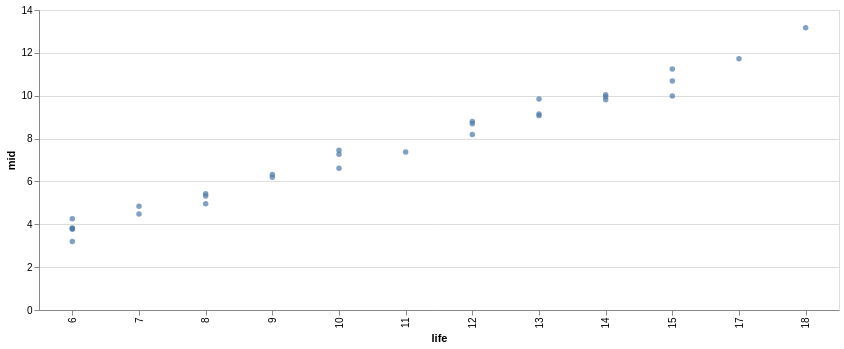

Notebook source saved alongside this figure:
### Code cell
brush = alt.selection_interval()
alt.Chart(X_test).mark_point(filled=True).encode(
    x='life:O',
    y='mid:Q'
).properties(
    width=800,
    height=300
)

### Figure 1 — Vega-Lite specification as saved in the notebook (floating-point values rounded to 4 significant figures)
{"config": {"view": {"continuousWidth": 300, "continuousHeight": 300}}, "data": {"name": "data-5a6ee4868e3022bc234c9ec1ce9e5e1f"}, "mark": {"type": "point", "filled": true}, "encoding": {"x": {"field": "life", "type": "ordinal"}, "y": {"field": "mid", "type": "quantitative"}}, "height": 300, "width": 800, "$schema": "https://vega.github.io/schema/vega-lite/v6.4.1.json", "datasets": {"data-5a6ee4868e3022bc234c9ec1ce9e5e1f": [{"life": 14, "Day-01": 103, "Day-02": 108, "Day-03": 105, "Day-04": 130, "Day-05": 130, "Day-06": 130, "Day-07": 104, "Day-08": 130, "Day-09": 120, "Day-10": 115, "Day-11": 130, "Day-12": 129, "Day-13": 102, "Day-14": 130, "Day-15": 122, "Day-16": 130, "Day-17": 120, "Day-18": 119, "Day-19": 110, "Day-20": 114, "total": 2278, "mid": 10.05}, {"life": 13, "Day-01": 87, "Day-02": 118, "Day-03": 89, "Day-04": 120, "Day-05": 92, "Day-06": 87, "Day-07": 88, "Day-08": 116, "Day-09": 120, "Day-10": 115, "Day-11": 93, "Day-12": 91, "Day-13": 87, "Day-14": 115, "Day-15": 108, "Day-16": 113, "Day-17": 95, "Day-18": 120, "Day-19": 116, "Day-20": 90, "total": 1973, "mid": 9.844}, {"life": 9, "Day-01": 130, "Day-02": 115, "Day-03": 113, "Day-04": 130, "Day-05": 121, "Day-06": 130, "Day-07": 130, "Day-08": 126, "Day-09": 121, "Day-10": 130, "Day-11": 117, "Day-12": 108, "Day-13": 130, "Day-14": 130, "Day-15": 114, "Day-16": 130, "Day-17": 130, "Day-18": 130, "Day-19": 130, "Day-20": 130, "total": 2365, "mid": 6.32}, {"life": 10, "Day-01": 86, "Day-02": 92, "Day-03": 100, "Day-04": 94, "Day-05": 103, "Day-06": 89, "Day-07": 80, "Day-08": 105, "Day-09": 92, "Day-10": 85, "Day-11": 95, "Day-12": 74, "Day-13": 95, "Day-14": 108, "Day-15": 105, "Day-16": 101, "Day-17": 73, "Day-18": 95, "Day-19": 80, "Day-20": 93, "total": 1759, "mid": 7.266}, {"life": 17, "Day-01": 93, "Day-02": 83, "Day-03": 73, "Day-04": 73, "Day-05": 93, "Day-06": 104, "Day-07": 108, "Day-08": 88, "Day-09": 92, "Day-10": 86, "Day-11": 90, "Day-12": 96, "Day-13": 104, "Day-14": 74, "Day-15": 94, "Day-16": 102, "Day-17": 93, "Day-18": 83, "Day-19": 77, "Day-20": 87, "total": 1700, "mid": 11.72}, {"life": 7, "Day-01": 102, "Day-02": 94, "Day-03": 126, "Day-04": 116, "Day-05": 110, "Day-06": 115, "Day-07": 92, "Day-08": 113, "Day-09": 110, "Day-10": 124, "Day-11": 107, "Day-12": 116, "Day-13": 121, "Day-14": 125, "Day-15": 119, "Day-16": 111, "Day-17": 128, "Day-18": 92, "Day-19": 121, "Day-20": 130, "total": 2170, "mid": 4.841}, {"life": 8, "Day-01": 80, "Day-02": 63, "Day-03": 73, "Day-04": 80, "Day-05": 66, "Day-06": 68, "Day-07": 78, "Day-08": 65, "Day-09": 80, "Day-10": 74, "Day-11": 77, "Day-12": 65, "Day-13": 73, "Day-14": 71, "Day-15": 71, "Day-16": 73, "Day-17": 80, "Day-18": 80, "Day-19": 80, "Day-20": 80, "total": 1397, "mid": 5.429}, {"life": 13, "Day-01": 95, "Day-02": 114, "Day-03": 105, "Day-04": 109, "Day-05": 81, "Day-06": 108, "Day-07": 115, "Day-08": 93, "Day-09": 79, "Day-10": 88, "Day-11": 110, "Day-12": 109, "Day-13": 104, "Day-14": 101, "Day-15": 115, "Day-16": 110, "Day-17": 87, "Day-18": 90, "Day-19": 93, "Day-20": 96, "total": 1907, "mid": 9.071}, {"life": 9, "Day-01": 104, "Day-02": 104, "Day-03": 106, "Day-04": 99, "Day-05": 101, "Day-06": 110, "Day-07": 97, "Day-08": 94, "Day-09": 98, "Day-10": 102, "Day-11": 110, "Day-12": 110, "Day-13": 100, "Day-14": 110, "Day-15": 90, "Day-16": 90, "Day-17": 94, "Day-18": 110, "Day-19": 110, "Day-20": 108, "total": 1943, "mid": 6.193}, {"life": 15, "Day-01": 128, "Day-02": 111, "Day-03": 121, "Day-04": 94, "Day-05": 125, "Day-06": 112, "Day-07": 93, "Day-08": 91, "Day-09": 114, "Day-10": 90, "Day-11": 112, "Day-12": 135, "Day-13": 130, "Day-14": 118, "Day-15": 114, "Day-16": 101, "Day-17": 93, "Day-18": 94, "Day-19": 106, "Day-20": 102, "total": 2056, "mid": 9.981}, {"life": 14, "Day-01": 108, "Day-02": 97, "Day-03": 120, "Day-04": 117, "Day-05": 116, "Day-06": 120, "Day-07": 120, "Day-08": 96, "Day-09": 110, "Day-10": 112, "Day-11": 113, "Day-12": 120, "Day-13": 101, "Day-14": 95, "Day-15": 97, "Day-16": 108, "Day-17": 104, "Day-18": 120, "Day-19": 116, "Day-20": 115, "total": 2097, "mid": 9.949}, {"life": 14, "Day-01": 100, "Day-02": 110, "Day-03": 86, "Day-04": 76, "Day-05": 107, "Day-06": 88, "Day-07": 110, "Day-08": 88, "Day-09": 85, "Day-10": 80, "Day-11": 89, "Day-12": 110, "Day-13": 110, "Day-14": 90, "Day-15": 100, "Day-16": 103, "Day-17": 110, "Day-18": 104, "Day-19": 105, "Day-20": 77, "total": 1828, "mid": 9.808}, {"life": 6, "Day-01": 76, "Day-02": 54, "Day-03": 52, "Day-04": 53, "Day-05": 52, "Day-06": 71, "Day-07": 74, "Day-08": 75, "Day-09": 57, "Day-10": 72, "Day-11": 53, "Day-12": 59, "Day-13": 61, "Day-14": 76, "Day-15": 73, "Day-16": 56, "Day-17": 76, "Day-18": 72, "Day-19": 75, "Day-20": 69, "total": 1230, "mid": 3.827}, {"life": 13, "Day-01": 81, "Day-02": 76, "Day-03": 89, "Day-04": 92, "Day-05": 94, "Day-06": 99, "Day-07": 71, "Day-08": 72, "Day-09": 85, "Day-10": 79, "Day-11": 76, "Day-12": 86, "Day-13": 76, "Day-14": 71, "Day-15": 88, "Day-16": 88, "Day-17": 83, "Day-18": 100, "Day-19": 94, "Day-20": 89, "total": 1608, "mid": 9.151}, {"life": 10, "Day-01": 112, "Day-02": 93, "Day-03": 104, "Day-04": 107, "Day-05": 97, "Day-06": 120, "Day-07": 117, "Day-08": 120, "Day-09": 104, "Day-10": 120, "Day-11": 120, "Day-12": 104, "Day-13": 120, "Day-14": 107, "Day-15": 111, "Day-16": 120, "Day-17": 118, "Day-18": 119, "Day-19": 120, "Day-20": 100, "total": 2121, "mid": 6.615}, {"life": 11, "Day-01": 105, "Day-02": 95, "Day-03": 82, "Day-04": 102, "Day-05": 74, "Day-06": 93, "Day-07": 86, "Day-08": 71, "Day-09": 102, "Day-10": 74, "Day-11": 85, "Day-12": 84, "Day-13": 93, "Day-14": 87, "Day-15": 99, "Day-16": 82, "Day-17": 94, "Day-18": 92, "Day-19": 83, "Day-20": 91, "total": 1669, "mid": 7.377}, {"life": 8, "Day-01": 89, "Day-02": 84, "Day-03": 77, "Day-04": 96, "Day-05": 73, "Day-06": 73, "Day-07": 90, "Day-08": 93, "Day-09": 90, "Day-10": 74, "Day-11": 89, "Day-12": 93, "Day-13": 90, "Day-14": 83, "Day-15": 89, "Day-16": 96, "Day-17": 78, "Day-18": 87, "Day-19": 85, "Day-20": 92, "total": 1632, "mid": 5.321}, {"life": 18, "Day-01": 89, "Day-02": 91, "Day-03": 79, "Day-04": 110, "Day-05": 105, "Day-06": 86, "Day-07": 97, "Day-08": 110, "Day-09": 102, "Day-10": 106, "Day-11": 108, "Day-12": 92, "Day-13": 110, "Day-14": 102, "Day-15": 78, "Day-16": 81, "Day-17": 97, "Day-18": 104, "Day-19": 82, "Day-20": 90, "total": 1830, "mid": 13.17}, {"life": 6, "Day-01": 125, "Day-02": 119, "Day-03": 132, "Day-04": 115, "Day-05": 140, "Day-06": 140, "Day-07": 140, "Day-08": 133, "Day-09": 140, "Day-10": 140, "Day-11": 140, "Day-12": 132, "Day-13": 108, "Day-14": 111, "Day-15": 140, "Day-16": 132, "Day-17": 124, "Day-18": 116, "Day-19": 140, "Day-20": 124, "total": 2466, "mid": 3.8}, {"life": 12, "Day-01": 69, "Day-02": 70, "Day-03": 56, "Day-04": 66, "Day-05": 76, "Day-06": 80, "Day-07": 62, "Day-08": 73, "Day-09": 61, "Day-10": 81, "Day-11": 64, "Day-12": 81, "Day-13": 80, "Day-14": 71, "Day-15": 69, "Day-16": 78, "Day-17": 60, "Day-18": 74, "Day-19": 84, "Day-20": 79, "total": 1365, "mid": 8.188}, {"life": 6, "Day-01": 140, "Day-02": 140, "Day-03": 123, "Day-04": 124, "Day-05": 140, "Day-06": 140, "Day-07": 140, "Day-08": 114, "Day-09": 140, "Day-10": 140, "Day-11": 140, "Day-12": 124, "Day-13": 140, "Day-14": 120, "Day-15": 140, "Day-16": 140, "Day-17": 115, "Day-18": 125, "Day-19": 112, "Day-20": 126, "total": 2483, "mid": 3.194}, {"life": 7, "Day-01": 60, "Day-02": 49, "Day-03": 61, "Day-04": 51, "Day-05": 56, "Day-06": 60, "Day-07": 67, "Day-08": 59, "Day-09": 52, "Day-10": 50, "Day-11": 64, "Day-12": 45, "Day-13": 51, "Day-14": 57, "Day-15": 63, "Day-16": 61, "Day-17": 54, "Day-18": 56, "Day-19": 49, "Day-20": 46, "total": 1051, "mid": 4.48}, {"life": 15, "Day-01": 134, "Day-02": 99, "Day-03": 121, "Day-04": 110, "Day-05": 124, "Day-06": 99, "Day-07": 120, "Day-08": 126, "Day-09": 111, "Day-10": 97, "Day-11": 133, "Day-12": 99, "Day-13": 97, "Day-14": 113, "Day-15": 129, "Day-16": 114, "Day-17": 108, "Day-18": 120, "Day-19": 105, "Day-20": 112, "total": 2137, "mid": 11.25}, {"life": 12, "Day-01": 89, "Day-02": 97, "Day-03": 129, "Day-04": 108, "Day-05": 91, "Day-06": 102, "Day-07": 120, "Day-08": 100, "Day-09": 116, "Day-10": 106, "Day-11": 128, "Day-12": 95, "Day-13": 116, "Day-14": 89, "Day-15": 117, "Day-16": 126, "Day-17": 99, "Day-18": 111, "Day-19": 124, "Day-20": 114, "total": 2088, "mid": 8.801}, {"life": 12, "Day-01": 74, "Day-02": 67, "Day-03": 62, "Day-04": 80, "Day-05": 73, "Day-06": 66, "Day-07": 78, "Day-08": 71, "Day-09": 62, "Day-10": 63, "Day-11": 57, "Day-12": 56, "Day-13": 65, "Day-14": 80, "Day-15": 77, "Day-16": 77, "Day-17": 57, "Day-18": 80, "Day-19": 71, "Day-20": 74, "total": 1316, "mid": 8.691}, {"life": 6, "Day-01": 91, "Day-02": 92, "Day-03": 93, "Day-04": 105, "Day-05": 78, "Day-06": 109, "Day-07": 115, "Day-08": 97, "Day-09": 97, "Day-10": 88, "Day-11": 85, "Day-12": 82, "Day-13": 102, "Day-14": 89, "Day-15": 83, "Day-16": 85, "Day-17": 107, "Day-18": 81, "Day-19": 111, "Day-20": 81, "total": 1780, "mid": 3.772}, {"life": 8, "Day-01": 61, "Day-02": 78, "Day-03": 67, "Day-04": 78, "Day-05": 77, "Day-06": 64, "Day-07": 72, "Day-08": 55, "Day-09": 61, "Day-10": 71, "Day-11": 69, "Day-12": 76, "Day-13": 70, "Day-14": 64, "Day-15": 74, "Day-16": 80, "Day-17": 59, "Day-18": 80, "Day-19": 59, "Day-20": 55, "total": 1309, "mid": 4.961}, {"life": 15, "Day-01": 108, "Day-02": 103, "Day-03": 111, "Day-04": 95, "Day-05": 77, "Day-06": 105, "Day-07": 106, "Day-08": 85, "Day-09": 109, "Day-10": 94, "Day-11": 99, "Day-12": 100, "Day-13": 104, "Day-14": 90, "Day-15": 113, "Day-16": 77, "Day-17": 112, "Day-18": 94, "Day-19": 78, "Day-20": 106, "total": 1858, "mid": 10.69}, {"life": 10, "Day-01": 89, "Day-02": 83, "Day-03": 96, "Day-04": 91, "Day-05": 76, "Day-06": 100, "Day-07": 74, "Day-08": 96, "Day-09": 94, "Day-10": 96, "Day-11": 87, "Day-12": 71, "Day-13": 75, "Day-14": 80, "Day-15": 79, "Day-16": 94, "Day-17": 100, "Day-18": 80, "Day-19": 94, "Day-20": 98, "total": 1664, "mid": 7.455}, {"life": 6, "Day-01": 80, "Day-02": 106, "Day-03": 107, "Day-04": 82, "Day-05": 79, "Day-06": 92, "Day-07": 98, "Day-08": 99, "Day-09": 110, "Day-10": 109, "Day-11": 109, "Day-12": 91, "Day-13": 101, "Day-14": 79, "Day-15": 91, "Day-16": 102, "Day-17": 110, "Day-18": 93, "Day-19": 110, "Day-20": 96, "total": 1864, "mid": 4.262}]}}
